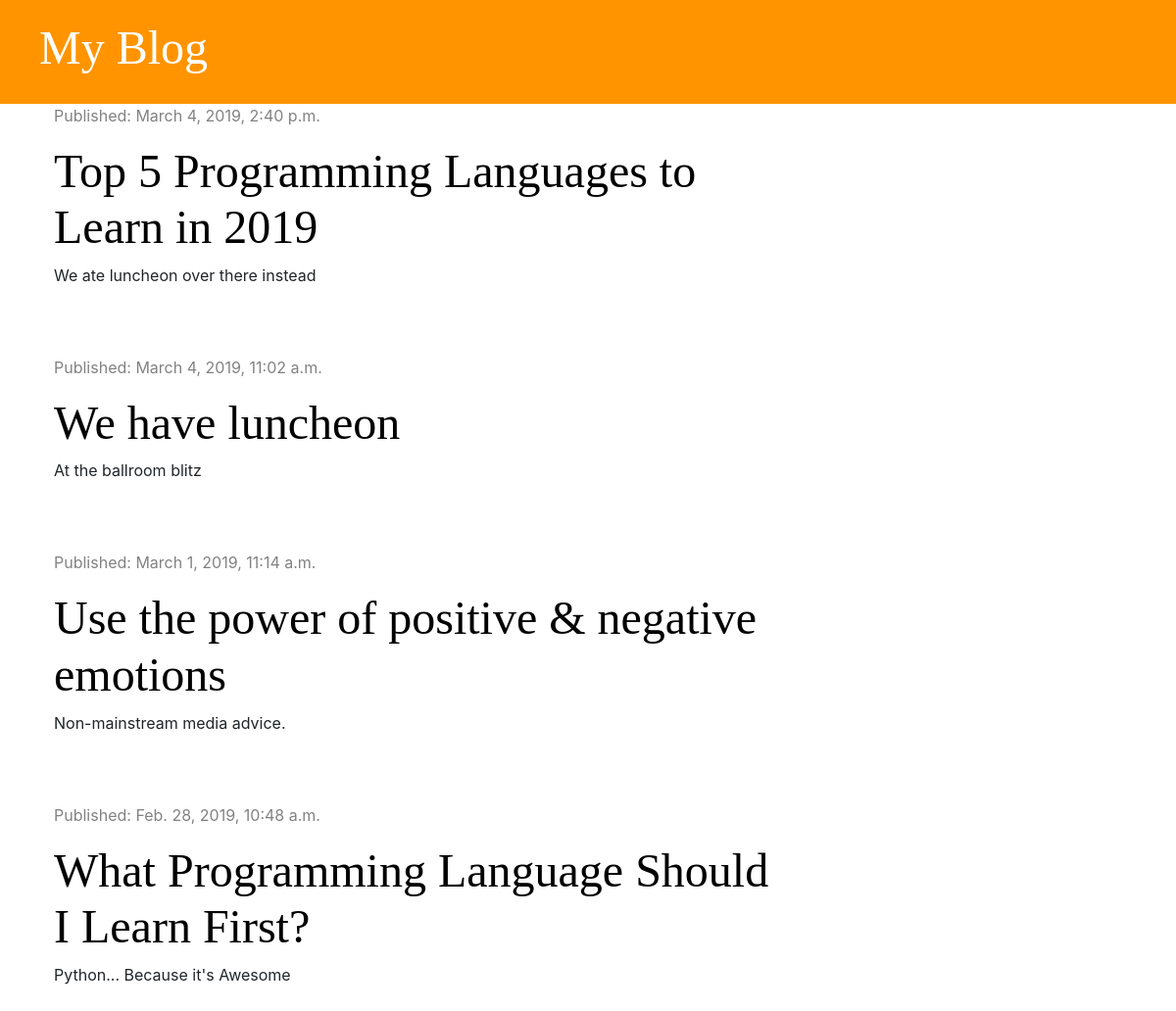
Before: / with the older database file.
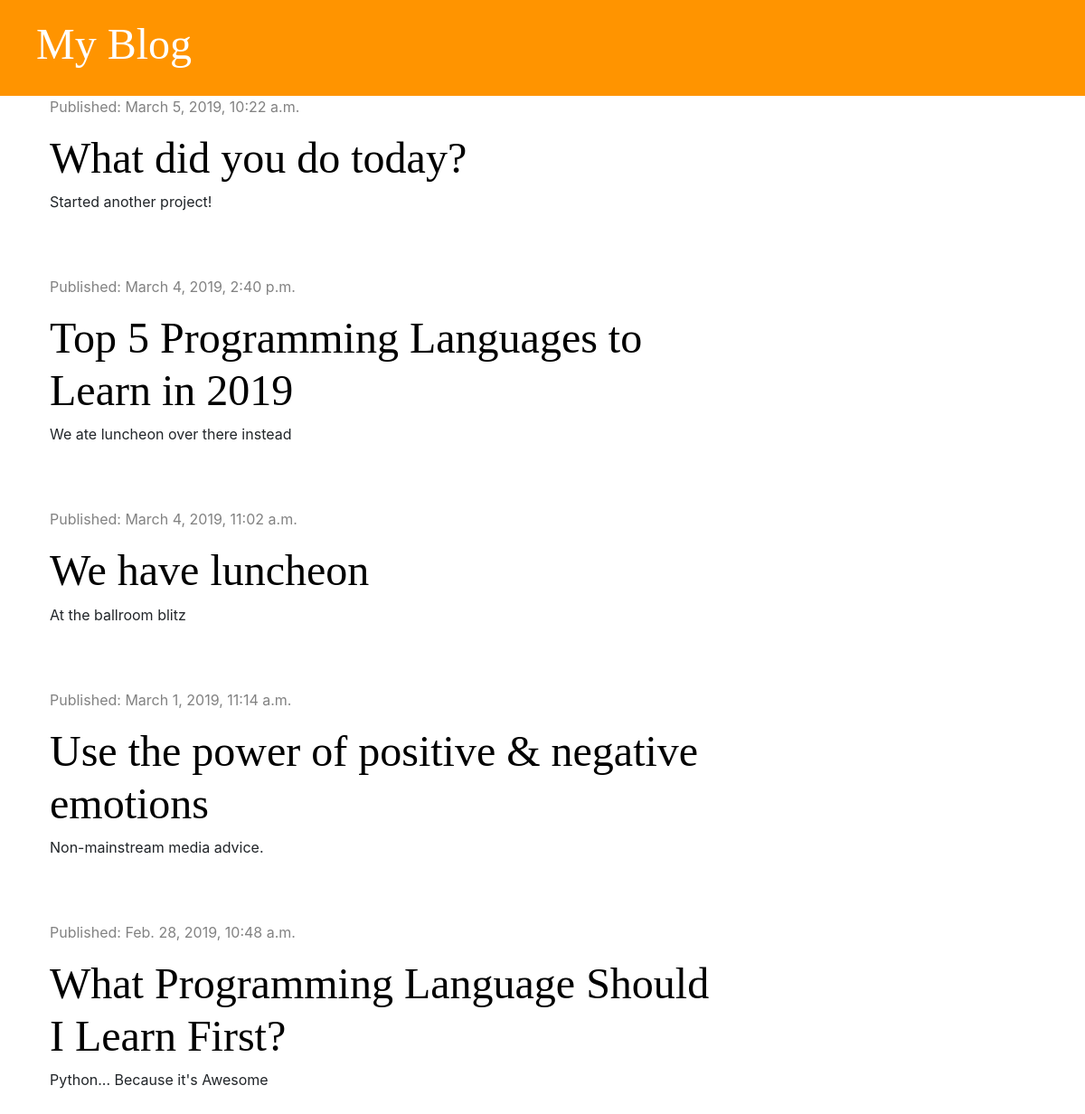
After: the same page with the newer database file.
### blog/models.py (models this page shows, shortened)
class Post(models.Model):
    author = models.ForeignKey('auth.User', on_delete=models.CASCADE)
    title = models.CharField(max_length=200)
    text = models.TextField()
    created_date = models.DateTimeField(default=timezone.now)
    published_date = models.DateTimeField(blank=True, null=True)

### blog/views.py (the view)
# urls.py: path('', views.post_list, name='post_list'),
def post_list(request):
    posts = Post.objects.filter(published_date__lte=timezone.now()).order_by('-published_date')
    stuff_for_frontend = {'posts': posts}
    return render(request, 'blog/post_list.html', stuff_for_frontend)

### blog/templates/blog/post_list.html
{% extends 'blog/base.html' %}
{% block content %}
    {% for post in posts %}
        <div class="post">
            <div class="date">
                <p>Published: {{ post.published_date }}</p>
            </div>
            <h1><a href="{% url 'post_detail' pk=post.pk %}">{{ post.title }}</a></h1>
            <p>{{ post.text|linebreaksbr }}</p>
        </div>
    {% endfor %}
{% endblock %}

### blog/templates/blog/base.html (shortened to what this page needs)
{% load staticfiles %}
<!DOCTYPE html>
<html lang="en">
<head>
    <link rel="stylesheet" href="https://stackpath.bootstrapcdn.com/bootstrap/4.3.1/css/bootstrap.min.css">
    <link rel="stylesheet" href="{% static 'css/blog.css' %}">
    <link rel="stylesheet" href="https://use.fontawesome.com/releases/v5.7.2/css/all.css">
</head>
<body>
<div class="page-header">
    <h1><a href="{% url 'post_list' %}">My Blog</a></h1>
</div>
<div class="content container">
    <div class="row">
        <div class="col-md-8">
            {% block content %}
            {% endblock %}
        </div>
    </div>
</div>
</body>
</html>

### blog/static/css/blog.css (style rules this page uses)
.page-header { background-color: #ff9400; margin-top: 0; padding: 20px 20px 20px 40px; }
.page-header h1, .page-header h1 a { color: #ffffff; font-size: 36pt; text-decoration: none; }
.content { margin-left: 40px; }
h1, h2, h3, h4 { font-family: 'Tangerine', 'Inconsolata', 'Droid Sans', serif; font-size: 48px; }
.date { color: #828282; }
.post { margin-bottom: 70px; }
.post h1 a { color: #000000; }

Changed rows visible on the page:
added Post: published_date "March 5, 2019, 10:22 a.m.", title "What did you do today?", text "Started another project!"
